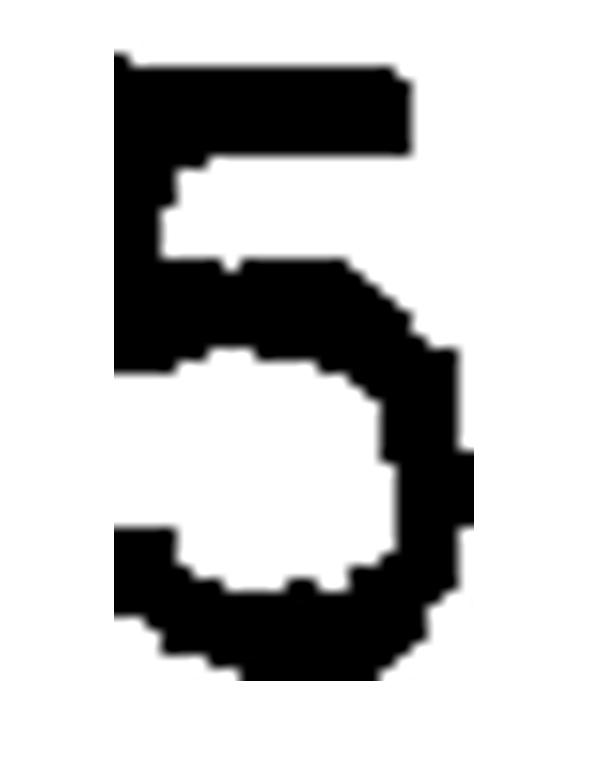
%> input picture Database-2/5_2.jpg, 589 x 784 px
$ octave --eval "P4_Optical_Character_Recognition_PDI10;"   (GNU Octave 9; MATLAB toolbox functions it lacks are replaced by stand-ins)
%> lines starting %> are read from the running program, lines starting %| are printed output that depends on the picture; in (x1, y1, x2, y2) boxes, pixels count from 0 and x2, y2 are one past the last pixel; in counts of white or black regions, pixels touching at a corner belong together; the program's own positions count from 1
function P4_Optical_Character_Recognition_PDI10
%Matlab version:
%R2016b


%Nota: si es la primera vegada que s'executa el programa, primer demana a
%quina carpeta es troben les imatges d'entrenament. Despr?s demana la
%imatge en si en la que l'user ha d'escollir els numeros. Si es la segona
%vegada o mes, demana directament la imatge. Si es vol que torni a demanar
%la carpeta per entrenar, s'ha d'eliminar el fitxer 'trainingData.mat'.


%Looks if there already exists a file with the processed training data
entr_profile={};
train=false;
path='';
if(exist('trainingData.mat','file')==2) %existeix
    entr_profile=load('trainingData.mat');
    entr_profile=struct2cell(entr_profile);
    entr_profile=entr_profile{1,1};
else
    train=true;

    fmsg = msgbox('Choose directory of training objects','Message', 'modal');
    uiwait(fmsg); %blocks execution until uiresume is called or the figure h is deleted.
    path = uigetdir('Choose the folder with training numbers'); %demana directori
end


%Read the input image
fmsg = msgbox('Choose image','Message', 'modal');
uiwait(fmsg); %blocks execution until uiresume is called or the figure h is deleted.
[img_filename, img_pathname] = uigetfile({'*.jpg';'*.jpeg';'*.png'},'Choose an image');
%> the answer given: Database-2/5_2.jpg
img = imread(strcat(img_pathname,img_filename));
%> img is the input picture: size 784x589x3 uint8; min 0, max 255, mean 194.4


%Image is processed to facilitate numbers recognition

resize=[400 250]; %files, columnes

img_gray=rgb2gray(img); %passa a gray
img_gray=imgaussfilt(img_gray); %filtre de suavitzat gausia per treure soroll

%top-hat to uniform illumination
img2=255-img_gray; %top-hat works if the background is black. Therefore, it makes negative
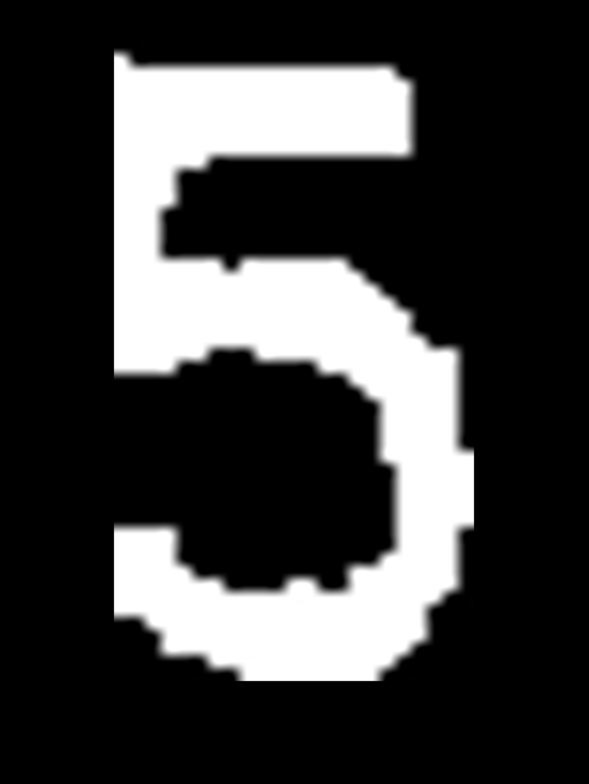
%> img2: size 784x589 uint8; min 0, max 255, mean 60.6
estr= strel('disk',20);
img_uni=imtophat(img2, estr);
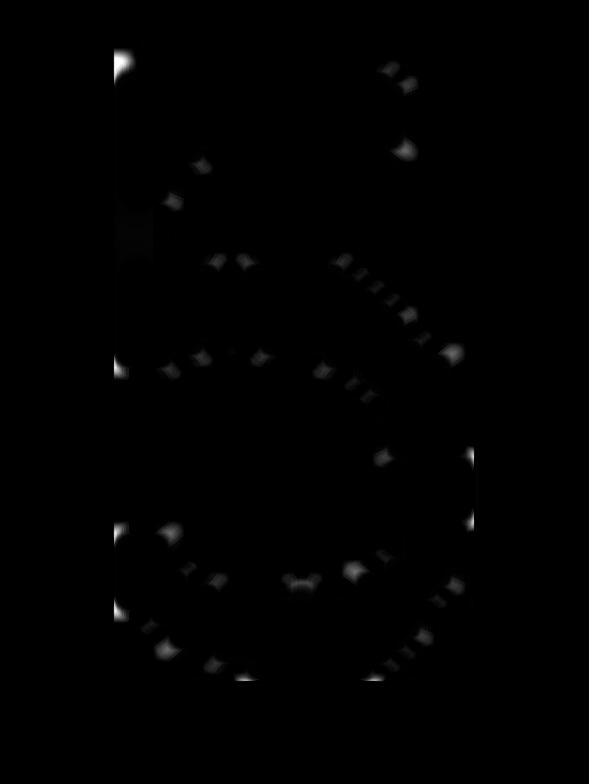
%> img_uni: size 784x589 uint8; min 0, max 255, mean 1
img_uni=255-img_uni;
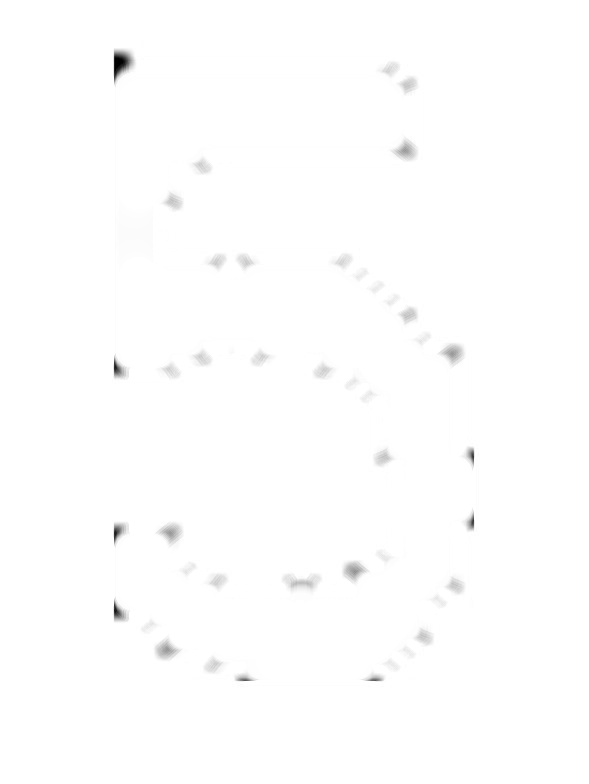
%> img_uni: size 784x589 uint8; min 0, max 255, mean 254


%otsu per binaritzar la img
img_bi=imbinarize(img_uni,'global'); %returns bw image with a threshold determined by otsu
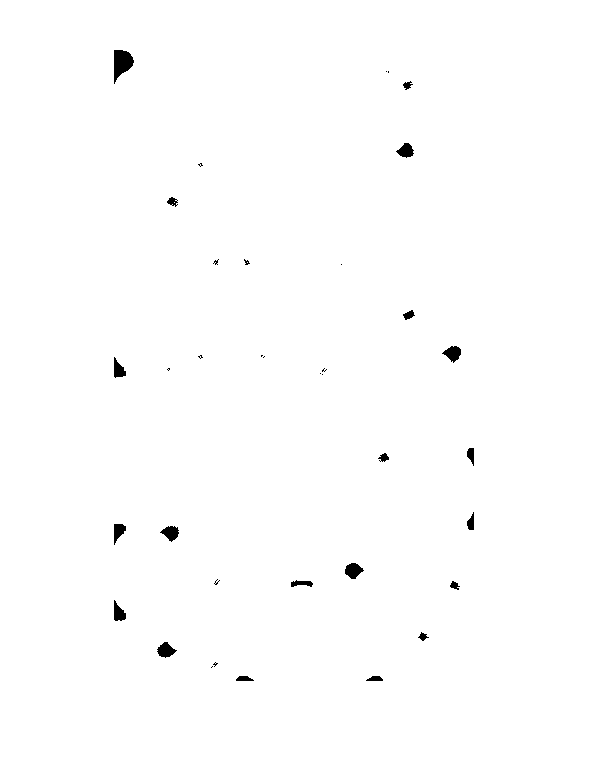
%> img_bi: size 784x589 logical; 99.4% white; 36 black regions (16 under 20 px), largest, box (x1, y1, x2, y2) and area: (114, 50, 134, 84) 423, (345, 563, 364, 579) 200, (442, 346, 461, 363) 191


%bounding box (algoritme de reconstruccio amb marcadors). Extracts numbers that user marks
tamany_img = size(img);
%> tamany_img = [784 589 3]
boolLine=false;
colLeft=tamany_img(2);
%> colLeft = 589
colRight=0;
filaBottom=0;
filaTop=0;
while(~boolLine)

    %linia que marca l'usuari
    imshow(img);
%> (the run ends here)
